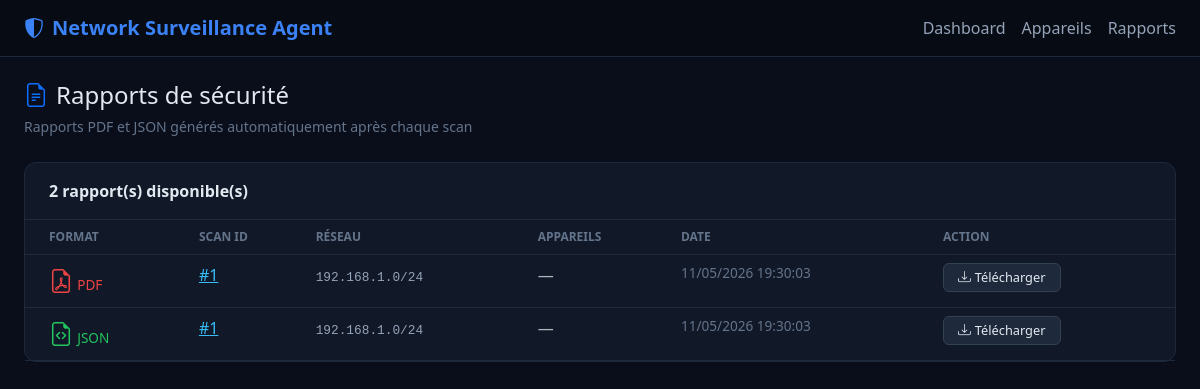
Page /reports on the committed database.
### tables this page shows
CREATE TABLE reports (
                id INTEGER PRIMARY KEY AUTOINCREMENT,
                scan_id INTEGER NOT NULL,
                format TEXT NOT NULL,
                file_path TEXT NOT NULL,
                created_at TEXT NOT NULL,
                FOREIGN KEY (scan_id) REFERENCES scans(id)
            );

CREATE TABLE scans (
                id INTEGER PRIMARY KEY AUTOINCREMENT,
                started_at TEXT NOT NULL,
                finished_at TEXT,
                network_range TEXT,
                total_devices INTEGER DEFAULT 0,
                high_risk INTEGER DEFAULT 0,
                medium_risk INTEGER DEFAULT 0,
                low_risk INTEGER DEFAULT 0,
                global_score INTEGER DEFAULT 0,
                status TEXT DEFAULT 'running'
            );

### web/app.py (the view)
@app.route("/reports")
def reports_page():
    reports = get_reports(limit=20)
    scans = get_scans(limit=10)
    return render_template("reports.html", reports=reports, scans=scans)

### app/database.py (called while the page is built)
def get_connection() -> sqlite3.Connection:
    conn = sqlite3.connect(DB_PATH)
    conn.row_factory = sqlite3.Row
    conn.execute("PRAGMA journal_mode=WAL")
    return conn

def get_scans(limit: int = 20) -> list:
    with get_connection() as conn:
        rows = conn.execute(
            "SELECT * FROM scans ORDER BY started_at DESC LIMIT ?", (limit,)
        ).fetchall()
        return [dict(r) for r in rows]

def get_reports(limit: int = 20) -> list:
    with get_connection() as conn:
        rows = conn.execute(
            "SELECT r.*, s.network_range, s.total_devices FROM reports r JOIN scans s ON r.scan_id = s.id ORDER BY r.created_at DESC LIMIT ?",
            (limit,)
        ).fetchall()
        return [dict(r) for r in rows]

### app/utils.py (called while the page is built)
def format_timestamp(iso_string: str) -> str:
    try:
        dt = datetime.fromisoformat(iso_string)
        return dt.strftime("%d/%m/%Y %H:%M:%S")
    except Exception:
        return iso_string

### web/app.py (called while the page is built)
@app.template_filter("format_ts")
def format_ts_filter(value):
    return format_timestamp(value) if value else "—"

### web/templates/reports.html (shortened to what this page needs)
<!DOCTYPE html>
<html lang="fr" data-bs-theme="dark">
<head>
    <link href="https://cdn.jsdelivr.net/npm/bootstrap@5.3.0/dist/css/bootstrap.min.css" rel="stylesheet">
    <link href="https://cdn.jsdelivr.net/npm/bootstrap-icons@1.11.0/font/bootstrap-icons.css" rel="stylesheet">
</head>
<body>
<nav class="navbar navbar-expand-lg sticky-top">
    <div class="container-fluid px-4">
        <a class="navbar-brand" href="/"><i class="bi bi-shield-shaded me-2"></i>Network Surveillance Agent</a>
        <div class="d-flex gap-3 ms-auto">
            <a class="nav-link" href="/">Dashboard</a>
            <a class="nav-link" href="/devices">Appareils</a>
            <a class="nav-link active" href="/reports">Rapports</a>
        </div>
    </div>
</nav>
<div class="container-fluid px-4 py-4">
    <div class="mb-4">
        <h4 class="mb-1" style="color:#e2e8f0;"><i class="bi bi-file-earmark-text me-2 text-primary"></i>Rapports de sécurité</h4>
        <small style="color:#64748b;">Rapports PDF et JSON générés automatiquement après chaque scan</small>
    </div>
    <div class="card">
        <div class="card-header py-3 px-4">
            <span style="font-weight:600;color:#e2e8f0;">{{ reports|length }} rapport(s) disponible(s)</span>
        </div>
        <div class="card-body p-0">
            {% if reports %}
            <table class="table table-hover mb-0">
                <thead><tr>
                    <th class="ps-4">Format</th>
                    <th>Scan ID</th>
                    <th>Réseau</th>
                    <th>Appareils</th>
                    <th>Date</th>
                    <th>Action</th>
                </tr></thead>
                <tbody>
                {% for r in reports %}
                <tr>
                    <td class="ps-4">
                        {% if r.format == 'pdf' %}
                        <i class="bi bi-file-earmark-pdf report-icon-pdf"></i> <span style="color:#ef4444;font-size:0.85rem;">PDF</span>
                        {% else %}
                        <i class="bi bi-file-earmark-code report-icon-json"></i> <span style="color:#22c55e;font-size:0.85rem;">JSON</span>
                        {% endif %}
                    </td>
                    <td><a href="/devices?scan_id={{ r.scan_id }}" style="color:#38bdf8;">#{{ r.scan_id }}</a></td>
                    <td><code style="color:#94a3b8;font-size:0.8rem;">{{ r.network_range or 'N/A' }}</code></td>
                    <td>{{ r.total_devices or '—' }}</td>
                    <td style="color:#64748b;font-size:0.85rem;">{{ r.created_at|format_ts }}</td>
                    <td>
                        <a href="/api/download/{{ r.id }}" class="btn btn-download">
                            <i class="bi bi-download me-1"></i>Télécharger
                        </a>
                    </td>
                </tr>
                {% endfor %}
                </tbody>
            </table>
            {% else %}
            <div class="text-center py-5" style="color:#475569;">
                <i class="bi bi-file-earmark-x" style="font-size:3rem;"></i>
                <p class="mt-3">Aucun rapport — lance un scan depuis le <a href="/">Dashboard</a></p>
            </div>
            {% endif %}
        </div>
    </div>
</div>
</body>
</html>

### web/templates/reports.html (style rules this page uses)
body { background: #0a0e1a; font-family: 'Segoe UI', sans-serif; }
.navbar { background: #070b14 !important; border-bottom: 1px solid #1e293b; }
.navbar-brand { color: #3b82f6 !important; font-weight: 700; }
.nav-link { color: #94a3b8 !important; }
.card { background: #111827; border: 1px solid #1e293b; border-radius: 12px; }
.card-header { background: transparent; border-bottom: 1px solid #1e293b; }
.table { --bs-table-bg: transparent; --bs-table-border-color: #1e293b; }
.table > thead > tr > th { color: #64748b; font-size: 0.75rem; text-transform: uppercase; }
.report-icon-pdf { color: #ef4444; font-size: 1.5rem; }
.report-icon-json { color: #22c55e; font-size: 1.5rem; }
.btn-download { background: #1e293b; border: 1px solid #334155; color: #e2e8f0; border-radius: 6px; padding: 4px 14px; font-size: 0.8rem; }

### rows in the picture
reports: format "pdf" (drawn), scan_id "1", network_range "192.168.1.0/24", total_devices "—", created_at "11/05/2026 19:30:03"
reports: format "json" (drawn), scan_id "1", network_range "192.168.1.0/24", total_devices "—", created_at "11/05/2026 19:30:03"

### other values in the picture
{{ reports|length }} "2"
